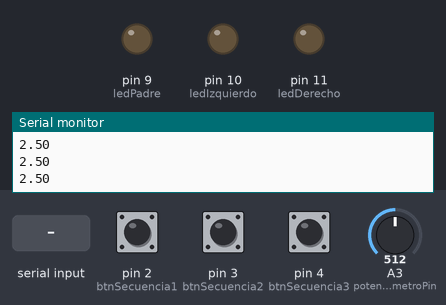
Bench run of a sketch on a simulated Arduino Uno, built with avr-gcc and run on an emulated ATmega328P. Parts: output pins drawn as LEDs (lit = HIGH), the last lines printed to the serial monitor. The test bench sets the inputs (shaded band); at power-on: pin 3 (btnSecuencia2) HIGH, pin 4 (btnSecuencia3) HIGH, pin 2 (btnSecuencia1) HIGH, A3 (potenciometroPin) = 512.

Above: at 1.2 s.
1.3 s: "100\n" received over Serial
At 3.3 s:
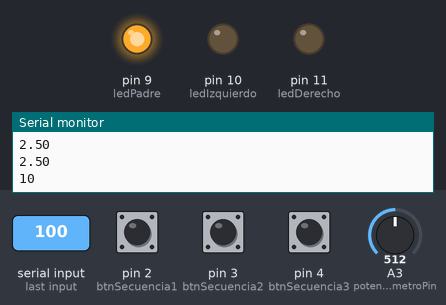
4.3 s: pin 3 (btnSecuencia2) pulled LOW for 3.2 s
10.5 s: pin 4 (btnSecuencia3) pulled LOW for 0.15 s
At 11.3 s:
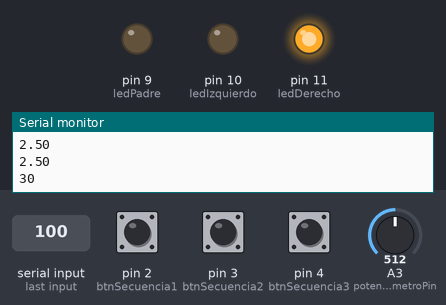
13.7 s: pin 4 (btnSecuencia3) pulled LOW for 1 s
At 15.8 s:
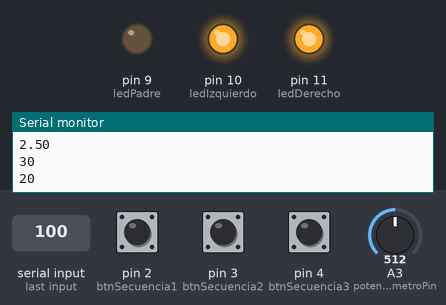
17.7 s: pin 4 (btnSecuencia3) pulled LOW for 3.2 s
At 20.8 s:
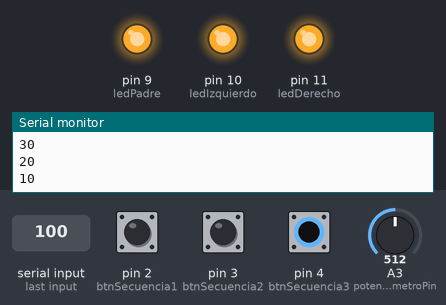
Timing chart, 0 to 22.5 s (numbered marks = the images above; inputs shaded):
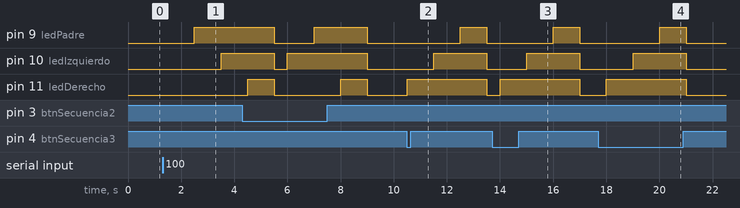

The sketch:

codigopp.ino
```cpp
const int ledPadre = 9;
const int ledIzquierdo = 10;
const int ledDerecho = 11;

const int btnSecuencia1 = 2;
const int btnSecuencia2 = 3;
const int btnSecuencia3 = 4;
const int potenciometroPin = A3; // Pin analógico para el potenciómetro

bool secuenciaPendiente = false;
int secuencia = 0;

void setup() {
  pinMode(ledPadre, OUTPUT);
  pinMode(ledIzquierdo, OUTPUT);
  pinMode(ledDerecho, OUTPUT);

  pinMode(btnSecuencia1, INPUT_PULLUP);
  pinMode(btnSecuencia2, INPUT_PULLUP);
  pinMode(btnSecuencia3, INPUT_PULLUP);

  // Iniciar comunicación serial a 9600 baudios
  Serial.begin(9600);
}

void loop() {
  // Lee el estado de los botones y ejecuta la secuencia correspondiente
  if (digitalRead(btnSecuencia1) == LOW) {
    enviarSecuencia(100);
  }

  if (digitalRead(btnSecuencia2) == LOW) {
    enviarSecuencia(200);
  }

  if (digitalRead(btnSecuencia3) == LOW) {
    enviarSecuencia(300);
  }

  // Verifica si hay datos disponibles en el puerto serial
  while (Serial.available() > 0) {
    int numero = Serial.parseInt(); // Lee el número enviado desde Python
    if (numero != 0) { // Si se recibió un número válido
      enviarSecuencia(numero); // Ejecuta la secuencia correspondiente
    }
  }

  // Verifica si hay una secuencia pendiente por ejecutar
  if (secuenciaPendiente) {
    encenderSecuencia(secuencia);
    secuenciaPendiente = false;
  }

  // Lee el valor del potenciómetro
  float analogVal = analogRead(potenciometroPin);
  float valorPotenciometro = (5.0 * analogVal) / 1023.0;

  // Envia el valor del potenciómetro a través de la comunicación serial
  Serial.println(valorPotenciometro);

  // Agrega una pequeña pausa para evitar lecturas muy rápidas
  delay(500);
}

void enviarSecuencia(int valor) {
  secuenciaPendiente = true;
  secuencia = valor;
}

void encenderSecuencia(int secuencia) {
  // Enciende los LEDs en la secuencia correspondiente
  switch (secuencia) {
    case 100:
      digitalWrite(ledPadre, HIGH);
      Serial.println("10");
      delay(1000);
      digitalWrite(ledIzquierdo, HIGH);
      Serial.println("20");
      delay(1000);
      digitalWrite(ledDerecho, HIGH);
      Serial.println("30");
      delay(1000);
      break;
    case 200:
      digitalWrite(ledIzquierdo, HIGH);
      Serial.println("20");
      delay(1000);
      digitalWrite(ledPadre, HIGH);
      Serial.println("10");
      delay(1000);
      digitalWrite(ledDerecho, HIGH);
      Serial.println("30");
      delay(1000);
      break;
    case 300:
      digitalWrite(ledDerecho, HIGH);
      Serial.println("30");
      delay(1000);
      digitalWrite(ledIzquierdo, HIGH);
      Serial.println("20");
      delay(1000);
      digitalWrite(ledPadre, HIGH);
      Serial.println("10");
      delay(1000);
      break;
  }

  // Apaga todos los LEDs
  digitalWrite(ledPadre, LOW);
  digitalWrite(ledIzquierdo, LOW);
  digitalWrite(ledDerecho, LOW);

  if (digitalRead(ledPadre) == LOW && digitalRead(ledIzquierdo) == LOW && digitalRead(ledDerecho) == LOW) {
    // Si todos los LEDs están apagados, enviar 'D' al monitor serial
    Serial.println("40");
  }
}
```

Measured:
- after the input at 1.3 s, pin 9 (ledPadre): LOW → HIGH after 1.2 s; pin 10 (ledIzquierdo): LOW → HIGH after 2.2 s
- after the input at 10.5 s, pin 9 (ledPadre): LOW → HIGH after 2.0 s, → LOW 1.0 s later; pin 10 (ledIzquierdo): LOW → HIGH after 1.0 s, → LOW 2.0 s later; pin 11 (ledDerecho): LOW → HIGH at once, → LOW 3.0 s later
- after the input at 13.7 s, pin 9 (ledPadre): LOW → HIGH after 2.3 s, → LOW 1.0 s later; pin 10 (ledIzquierdo): LOW → HIGH after 1.3 s, → LOW 2.0 s later; pin 11 (ledDerecho): LOW → HIGH after 0.31 s, → LOW 3.0 s later
- after the input at 17.7 s, pin 9 (ledPadre): LOW → HIGH after 2.3 s, → LOW 1.0 s later; pin 10 (ledIzquierdo): LOW → HIGH after 1.3 s, → LOW 2.0 s later; pin 11 (ledDerecho): LOW → HIGH after 0.31 s, → LOW 3.0 s later
- by itself, pin 11 (ledDerecho): alternates HIGH for 1.0 s and LOW for 2.5 s
